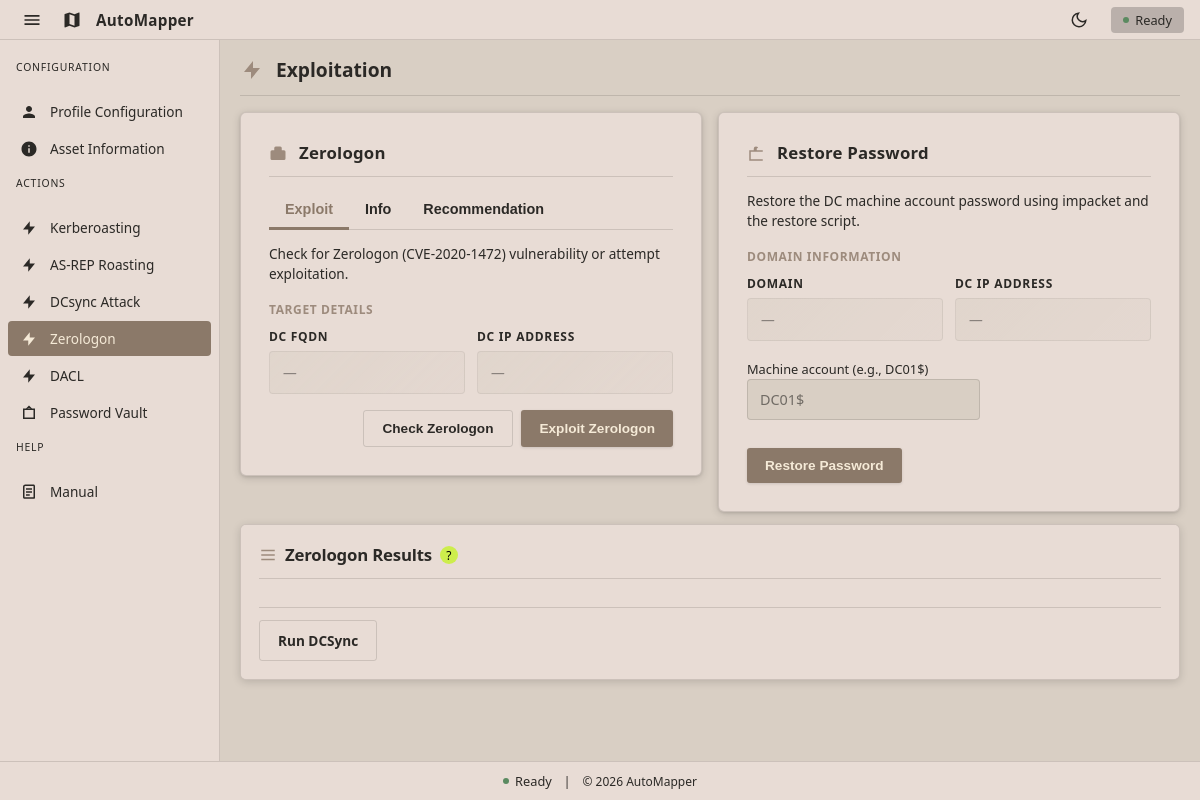
Page /zerologon on the earlier database version.
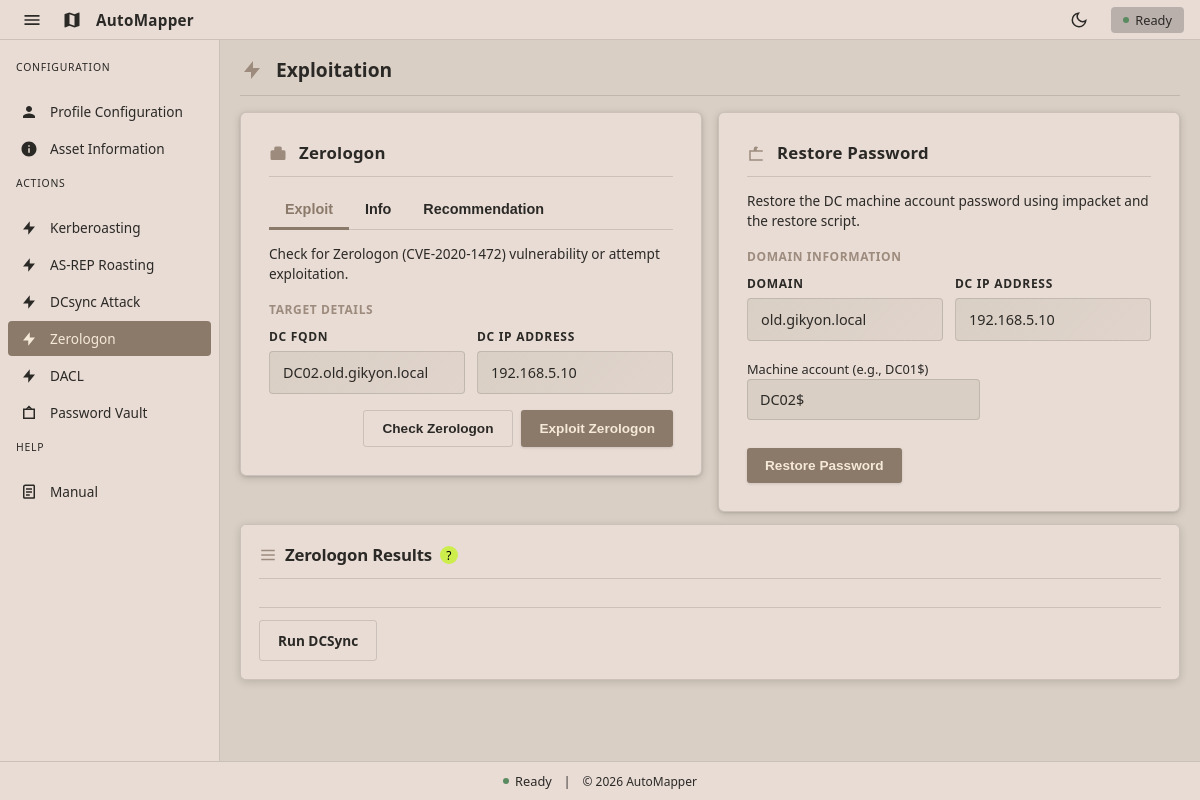
Same page on the later database version.
### tables this page shows
CREATE TABLE profiles (
    description text,
    name text,
    password text,
    ntlmHash text,
    domain text,
    dc_ip text,
    fqdn text
, username text, dc_fqdn text, profile_description text, ntlm_hash text);

### app/routes/main.py (the view, shortened to what this page needs)
@main_bp.route("/zerologon", methods=["GET", "POST"])
def zerologon():
    creds = _get_creds()
    profiles = fetch_profiles()
    active_profile = get_active_profile()
    results = []
    error = None
    status_message = None
    action = None
    vault_next_step = False
    selected_restore_profile = None
    restore_use_profile = False
    dc_host = (creds.get("dc_fqdn") or "").strip()
    dc_name = dc_host.split(".", 1)[0] if dc_host else ""
    is_admin_user = (creds.get("username") or "").strip().lower() == "administrator"
    def format_dcsync_results(dcsync_results):
        lines = []
        for entry in dcsync_results:
            if isinstance(entry, dict):
                username = entry.get("username", "Unknown")
                hash_value = entry.get("hash", "")
                timestamp = entry.get("timestamp")
                if timestamp:
                    lines.append(f"{username}: {hash_value} ({timestamp})")
                else:
                    lines.append(f"{username}: {hash_value}")
            else:
                lines.append(str(entry))
        return lines
    return _render_exploit(
        "zerologon.html",
        creds,
        results,
        error,
        status_message,
        action,
        profiles=profiles,
        active_profile=active_profile,
        selected_restore_profile=None,
        restore_use_profile=restore_use_profile,
        dc_name=dc_name,
        vault_next_step=vault_next_step,
    )

### app/db/database.py (called while the page is built)
def get_db():
    conn = sqlite3.connect(DB_PATH)
    conn.row_factory = sqlite3.Row
    return conn

def fetch_profiles():
    conn = get_db()
    try:
        rows = conn.execute(
            """
            SELECT name, username, password, ntlm_hash, domain, dc_ip, dc_fqdn, profile_description
            FROM profiles
            ORDER BY name
            """
        ).fetchall()
    finally:
        conn.close()
    profiles = {}
    for row in rows:
        profiles[row["name"]] = {
            "username": row["username"],
            "password": row["password"],
            "ntlm_hash": row["ntlm_hash"],
            "domain": row["domain"],
            "dc_ip": row["dc_ip"],
            "dc_fqdn": row["dc_fqdn"],
            "profile_description": row["profile_description"],
        }
    return profiles

def get_active_profile():
    conn = get_db()
    try:
        row = conn.execute(
            "SELECT value FROM app_state WHERE key = ?",
            ("active_profile",),
        ).fetchone()
    finally:
        conn.close()
    return row["value"] if row else None

### app/templates/zerologon.html (shortened to what this page needs)
{% extends 'base.html' %}
{% block content %}
<div class="page-header">
  <svg viewBox="0 0 24 24"><path d="M13 10V3L4 14h7v7l9-11h-7z"/></svg>
  <h1 class="page-title">Exploitation</h1>
</div>
<section class="card-grid zerologon-grid">
  <div class="card restore-card">
    <div class="card-header">
      <svg viewBox="0 0 24 24"><path d="M20 7h-3V4a2 2 0 0 0-2-2H9a2 2 0 0 0-2 2v3H4a2 2 0 0 0-2 2v9a2 2 0 0 0 2 2h16a2 2 0 0 0 2-2V9a2 2 0 0 0-2-2z"/></svg>
      <h1>Zerologon</h1>
    </div>
    <div class="tab-bar">
      <button class="tab-btn active" data-tab="zero-exploit-tab">Exploit</button>
      <button class="tab-btn" data-tab="zero-info-tab">Info</button>
      <button class="tab-btn" data-tab="zero-rec-tab">Recommendation</button>
    </div>
    <div id="zero-exploit-tab" class="tab-content active">
      <p class="subtitle">Check for Zerologon (CVE-2020-1472) vulnerability or attempt exploitation.</p>
      <div class="credentials-section-label">Target Details</div>
      <div class="credentials-grid">
        <div class="field-card">
          <label class="field-label">DC FQDN</label>
          <div class="field-value {% if not creds.dc_fqdn %}empty{% endif %}">{{ creds.dc_fqdn or '—' }}</div>
        </div>
        <div class="field-card">
          <label class="field-label">DC IP Address</label>
          <div class="field-value {% if not creds.dc_ip %}empty{% endif %}">{{ creds.dc_ip or '—' }}</div>
        </div>
      </div>
      <form method="POST" class="actions" style="margin-top: 0;">
        <button class="btn secondary" name="action" value="check">
          Check Zerologon
        </button>
        <button class="btn" name="action" value="exploit">
          Exploit Zerologon
        </button>
      </form>
    </div>
  </div>
  <div class="card">
    <div class="card-header">
      <svg viewBox="0 0 24 24"><path d="M21 7h-6V5a3 3 0 0 0-6 0v2H3v14h18V7zm-8-2a1 1 0 0 1 2 0v2h-2V5zm8 14H5V9h16v10z"/></svg>
      <h1>Restore Password</h1>
    </div>
    <p class="subtitle">Restore the DC machine account password using impacket and the restore script.</p>
    <div class="credentials-section-label">Domain Information</div>
    <div class="credentials-grid">
      <div class="field-card">
        <label class="field-label">Domain</label>
        <div class="field-value {% if not creds.domain %}empty{% endif %}">{{ creds.domain or '—' }}</div>
      </div>
      <div class="field-card">
        <label class="field-label">DC IP Address</label>
        <div class="field-value {% if not creds.dc_ip %}empty{% endif %}">{{ creds.dc_ip or '—' }}</div>
      </div>
    </div>
    <form method="POST" class="form">
      <div class="field">
        <label for="machine-account">Machine account (e.g., DC01$)</label>
        <input
          id="machine-account"
          name="machine_account"
          type="text"
          class="input"
          placeholder="DC01$"
          value="{{ (dc_name ~ '$') if dc_name else '' }}"
        />
      </div>
      <div class="actions">
        <button class="btn" name="action" value="restore">
          Restore Password
        </button>
      </div>
    </form>
  </div>
</section>
<section class="card result-card">
  <div class="card-header">
  <svg viewBox="0 0 24 24">
    <path d="M3 5h18v2H3V5zm0 6h18v2H3v-2zm0 6h18v2H3v-2z"/>
  </svg>
  <div class="header-with-tooltip">
    <h1>Zerologon Results</h1>
    <div class="tooltip-container">
      <span class="info-icon">?</span>
    </div>
  </div>
</div>
<div class="actions">
  <a class="btn secondary" href="{{ url_for('main.dcsync') }}">
    Run DCSync
  </a>
</div>
</section>
{% endblock %}

Differences in the rows shown:
added profiles: dc_fqdn "DC02.old.gikyon.local", dc_ip "192.168.5.10", domain "old.gikyon.local"
Other differences:
form field machine_account: (not shown) → "DC02$"
{{ creds.dc_fqdn or '—' }}: "—" → (not shown)
{{ creds.dc_ip or '—' }}: "—" → (not shown)
{{ creds.domain or '—' }}: "—" → (not shown)
